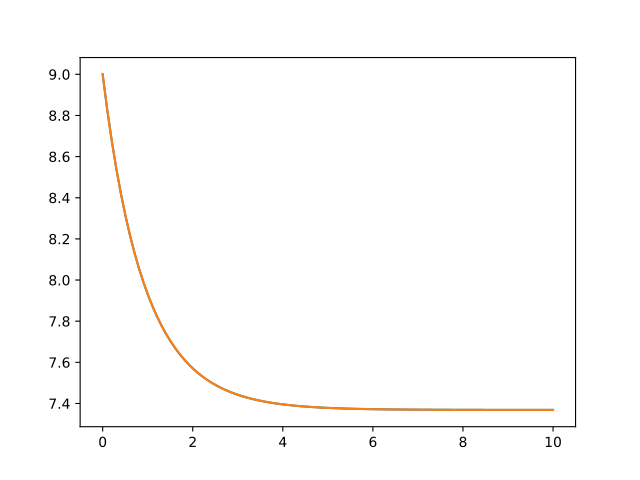

Reproduce this figure in Python.
N = 10  # number of basis states to consider

a = destroy(N)

H = a.dag() * a

psi0 = basis(N, 9)  # initial state

kappa = 0.2  # coupling to oscillator

a_ops = [[a+a.dag(), '{kappa}*exp(-t)*(w>=0)'.format(kappa=kappa)]]

tlist = np.linspace(0, 10, 100)

out = brmesolve(H, psi0, tlist, a_ops, e_ops=[a.dag() * a])

actual_answer = 9.0 * np.exp(-kappa * (1.0 - np.exp(-tlist)))

plt.figure()

plt.plot(tlist, out.expect[0])

plt.plot(tlist, actual_answer)

plt.show()
